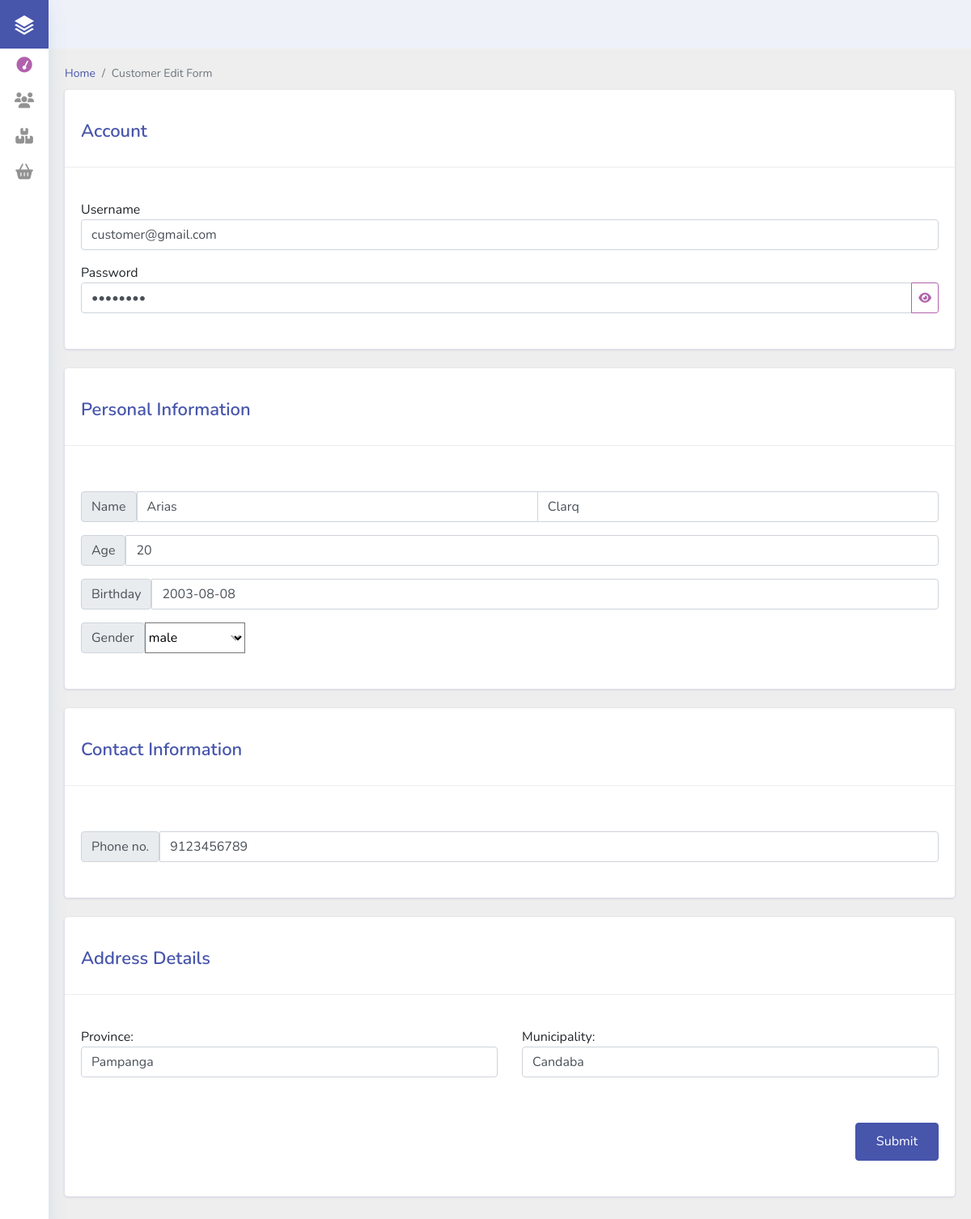
/forms/edit-forms/customer.php (signed in), run on the app's committed database.
### tables this page shows
CREATE TABLE `tbl_customer_info` (
  `customer_info_id` int(255) NOT NULL,
  `customer_id` int(255) NOT NULL,
  `firstname` varchar(300) DEFAULT NULL,
  `lastname` varchar(300) DEFAULT NULL,
  `birthdate` date DEFAULT NULL,
  `gender` varchar(100) DEFAULT NULL,
  `age` int(100) DEFAULT NULL,
  `phone_num` bigint(20) DEFAULT NULL,
  `municipality` varchar(300) DEFAULT NULL,
  `province` varchar(300) DEFAULT NULL
);

CREATE TABLE `tbl_customer_account` (
  `customer_id` int(255) NOT NULL,
  `username` varchar(300) NOT NULL,
  `password` varchar(300) NOT NULL,
  `login_role_id` int(255) NOT NULL
);

### forms/edit-forms/customer.php (the view, shortened to what this page needs)
<?php
include '../form-template/form-header.php';
$gender = [
    "male",
    "female",
    "other"
];
$id = isset($_POST['id']) ? $_POST['id'] : $_SESSION['login_id'];
$sql = "SELECT * FROM `tbl_customer_info`
INNER JOIN tbl_customer_account ON tbl_customer_info.customer_id = tbl_customer_account.customer_id
WHERE `tbl_customer_info`.`customer_id` = $id";
$result = $conn->query($sql);
$row = $result->fetch_assoc();
?>
<div class="main-content">
    <div class="container-fluid content-top-gap">
        <nav aria-label="breadcrumb">
            <ol class="breadcrumb my-breadcrumb">
                <li class="breadcrumb-item"><a href="index.html">Home</a></li>
                <li class="breadcrumb-item active" aria-current="page"><?= $_SESSION['title'] ?></li>
            </ol>
        </nav>
        <form action="../../config/customer/edit.php" method="post">
            <section class="forms">
                <div class="card card_border py-2 mb-4">
                    <div class="cards__heading">
                        <h3>Account<span></span></h3>
                    </div>
                    <div class="card-body">
                        <div class="form-body">
                            <div class="form-group">
                                <label>Username</label>
                                <input type="text" value="<?= isset($row['username']) ? $row['username'] : "" ?>"
                                    class="form-control" placeholder="Enter Username" name="username">
                            </div>
                            <div class="form-group">
                                <label>Password</label>
                                <div class="input-group input-group input-icon right">
                                    <input type="password"
                                        value="<?= isset($row['password']) ? $row['password'] : "" ?>"
                                        class="form-control" placeholder="Enter Password" name="password"
                                        id="passwordField">
                                    <div class="input-group-append">
                                        <button class="btn btn-outline-secondary btn-sm" type="button"
                                            id="togglePassword">
                                            <i class="fa fa-eye"></i>
                                        </button>
                                    </div>
                                </div>
                            </div>
                        </div>
                    </div>
                </div>
                <?php
                if ($_SESSION['login_role'] == 3) {
                    ?>
                    <div class="card card_border py-2 mb-4">
                        <div class="cards__heading">
                            <h3>Personal Information<span></span></h3>
                        </div>
                        <div class="card-body">
                            <div class="form-body">
                                <div class="input-group mb-3 mt-3">
                                    <span class="input-group-text fw-bold">Name</span>
                                    <input type="text" value="<?= isset($row['lastname']) ? $row['lastname'] : "" ?>"
                                        class="form-control text-capitalize" placeholder="Last Name" name="lname">
                                    <input type="text" value="<?= isset($row['firstname']) ? $row['firstname'] : "" ?>"
                                        class="form-control text-capitalize" placeholder="First Name" name="fname">
                                </div>
                                <div class="input-group mb-3 mt-3">
                                    <span class="input-group-text fw-bold">Age</span>
                                    <input class="form-control" value="<?= isset($row['age']) ? $row['age'] : "" ?>" min="0"
                                        placeholder="Enter Age" type="number" name="age">
                                </div>
                                <div class="input-group mb-3">
                                    <span class="input-group-text fw-bold">Birthday</span>
                                    <input class="form-control"
                                        value="<?= isset($row['birthdate']) ? $row['birthdate'] : "" ?>" type="text"
                                        name="bday">
                                </div>
                                <div class="input-group mb-3">
                                    <span class="input-group-text fw-bold">Gender</span>
                                    <select name="gender" class="form-select">
                                        <?php
                                        foreach ($gender as $gender) {
                                            ?>
                                            <option value="<?= $gender ?>" class="text-capitalize" <?= ($gender == $row['gender']) ? "selected" : "" ?>><?= $gender ?></option>
                                            <?php
                                        }
                                        ?>
                                    </select>
                                </div>
                            </div>
                        </div>
                    </div>
                    <div class="card card_border py-2 mb-4">
                        <div class="cards__heading">
                            <h3>Contact Information<span></span></h3>
                        </div>
                        <div class="card-body">
                            <div class="form-body">
                                <div class="input-group mb-3 mt-3">
                                    <span class="input-group-text fw-bold">Phone no.</span>
                                    <input class="form-control"
                                        value="<?= isset($row['phone_num']) ? $row['phone_num'] : "" ?>" maxlength="11"
                                        placeholder="Enter Phone Number" type="phone" name="phone">
                                </div>
                            </div>
                        </div>
                    </div>
                    <div class="card card_border py-2 mb-4">
                        <div class="cards__heading">
                            <h3>Address Details<span></span></h3>
                        </div>
                        <div class="card-body">
                            <div class="form-body">
                                <div class="row row-col-3 mb-3">
                                    <div class="col mb-3">
                                        <label class="form-label fw-bold">Province:</label>
                                        <input class="form-control text-capitalize" type="text"
                                            value="<?= isset($row['province']) ? $row['province'] : "" ?>" name="province">
                                    </div>
                                    <div class="col mb-3">
                                        <label class="form-label fw-bold">Municipality:</label>
                                        <input class="form-control text-capitalize" type="text"
                                            value="<?= isset($row['municipality']) ? $row['municipality'] : "" ?>"
                                            name="municipality">
                                    </div>
                                </div>
                            </div>
                            <div class="d-flex justify-content-end mb-3">
                                <button type="submit" class="btn btn-primary btn-style mt-4">Submit</button>
                            </div>
                        </div>
                    </div>
                    <?php
                }
                ?>
            </section>
        </form>
    </div>
</div>
<?php include '../form-template/form-footer.php'; ?>

### data on the page
tbl_customer_info: username "customer@gmail.com", lname "arias", fname "clarq", age "20", bday "2003-08-08", gender "male", phone "9123456789", province "Pampanga", municipality "Candaba"

### other printed values
$_SESSION['title'] "Customer Edit Form"
